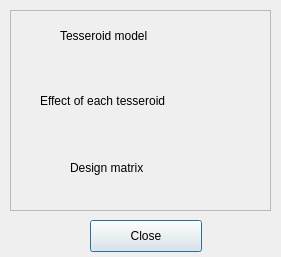
<?xml version="1.0" encoding="UTF-8"?>
<ui version="4.0">
 <class>Dialog</class>
 <widget class="QDialog" name="Dialog">
  <property name="geometry">
   <rect>
    <x>0</x>
    <y>0</y>
    <width>281</width>
    <height>257</height>
   </rect>
  </property>
  <property name="windowTitle">
   <string>Dialog</string>
  </property>
  <widget class="QFrame" name="frame">
   <property name="geometry">
    <rect>
     <x>10</x>
     <y>10</y>
     <width>261</width>
     <height>201</height>
    </rect>
   </property>
   <property name="frameShape">
    <enum>QFrame::StyledPanel</enum>
   </property>
   <property name="frameShadow">
    <enum>QFrame::Raised</enum>
   </property>
   <widget class="QLabel" name="label">
    <property name="geometry">
     <rect>
      <x>50</x>
      <y>10</y>
      <width>141</width>
      <height>31</height>
     </rect>
    </property>
    <property name="text">
     <string>Tesseroid model</string>
    </property>
   </widget>
   <widget class="QLabel" name="label_2">
    <property name="geometry">
     <rect>
      <x>30</x>
      <y>70</y>
      <width>161</width>
      <height>41</height>
     </rect>
    </property>
    <property name="text">
     <string>Effect of each tesseroid</string>
    </property>
   </widget>
   <widget class="QLabel" name="label_3">
    <property name="geometry">
     <rect>
      <x>60</x>
      <y>150</y>
      <width>91</width>
      <height>16</height>
     </rect>
    </property>
    <property name="text">
     <string>Design matrix</string>
    </property>
   </widget>
   <widget class="QLabel" name="stage1">
    <property name="geometry">
     <rect>
      <x>190</x>
      <y>0</y>
      <width>64</width>
      <height>64</height>
     </rect>
    </property>
    <property name="text">
     <string/>
    </property>
    <property name="pixmap">
     <pixmap>icons/icons8-unchecked-checkbox-40.png</pixmap>
    </property>
    <property name="alignment">
     <set>Qt::AlignCenter</set>
    </property>
   </widget>
   <widget class="QLabel" name="stage2">
    <property name="geometry">
     <rect>
      <x>190</x>
      <y>70</y>
      <width>64</width>
      <height>64</height>
     </rect>
    </property>
    <property name="text">
     <string/>
    </property>
    <property name="pixmap">
     <pixmap>icons/icons8-unchecked-checkbox-40.png</pixmap>
    </property>
    <property name="alignment">
     <set>Qt::AlignCenter</set>
    </property>
   </widget>
   <widget class="QLabel" name="stage3">
    <property name="geometry">
     <rect>
      <x>190</x>
      <y>140</y>
      <width>64</width>
      <height>64</height>
     </rect>
    </property>
    <property name="text">
     <string/>
    </property>
    <property name="pixmap">
     <pixmap>icons/icons8-unchecked-checkbox-40.png</pixmap>
    </property>
    <property name="alignment">
     <set>Qt::AlignCenter</set>
    </property>
   </widget>
   <widget class="QLabel" name="label_stage1">
    <property name="geometry">
     <rect>
      <x>10</x>
      <y>30</y>
      <width>171</width>
      <height>31</height>
     </rect>
    </property>
    <property name="text">
     <string/>
    </property>
   </widget>
   <widget class="QLabel" name="label_stage2">
    <property name="geometry">
     <rect>
      <x>10</x>
      <y>100</y>
      <width>171</width>
      <height>31</height>
     </rect>
    </property>
    <property name="text">
     <string/>
    </property>
   </widget>
   <widget class="QLabel" name="label_stage3">
    <property name="geometry">
     <rect>
      <x>10</x>
      <y>160</y>
      <width>181</width>
      <height>31</height>
     </rect>
    </property>
    <property name="text">
     <string/>
    </property>
   </widget>
  </widget>
  <widget class="QPushButton" name="button_close">
   <property name="geometry">
    <rect>
     <x>90</x>
     <y>220</y>
     <width>112</width>
     <height>32</height>
    </rect>
   </property>
   <property name="text">
    <string>Close</string>
   </property>
  </widget>
 </widget>
 <resources/>
 <connections/>
</ui>
